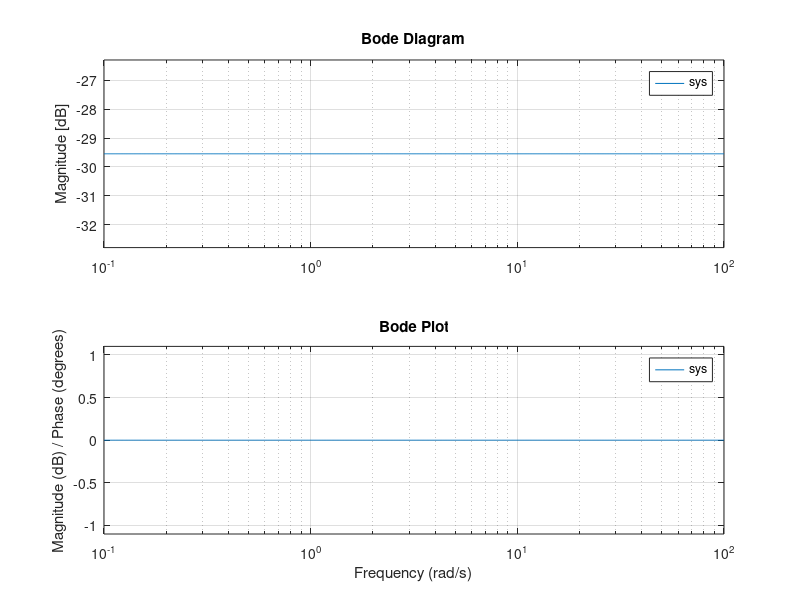

Recreate this plot in MATLAB.
numerator = [1];
denominator = [30];
sys = tf(numerator, denominator);


bode(sys, {0.1, 100});  % Adjust frequency range from 0.1 to 100 rad/s
grid on;                % Enable grid
title('Bode Plot');     % Set plot title
xlabel('Frequency (rad/s)'); % Set x-axis label
ylabel('Magnitude (dB) / Phase (degrees)'); % Set y-axis label
